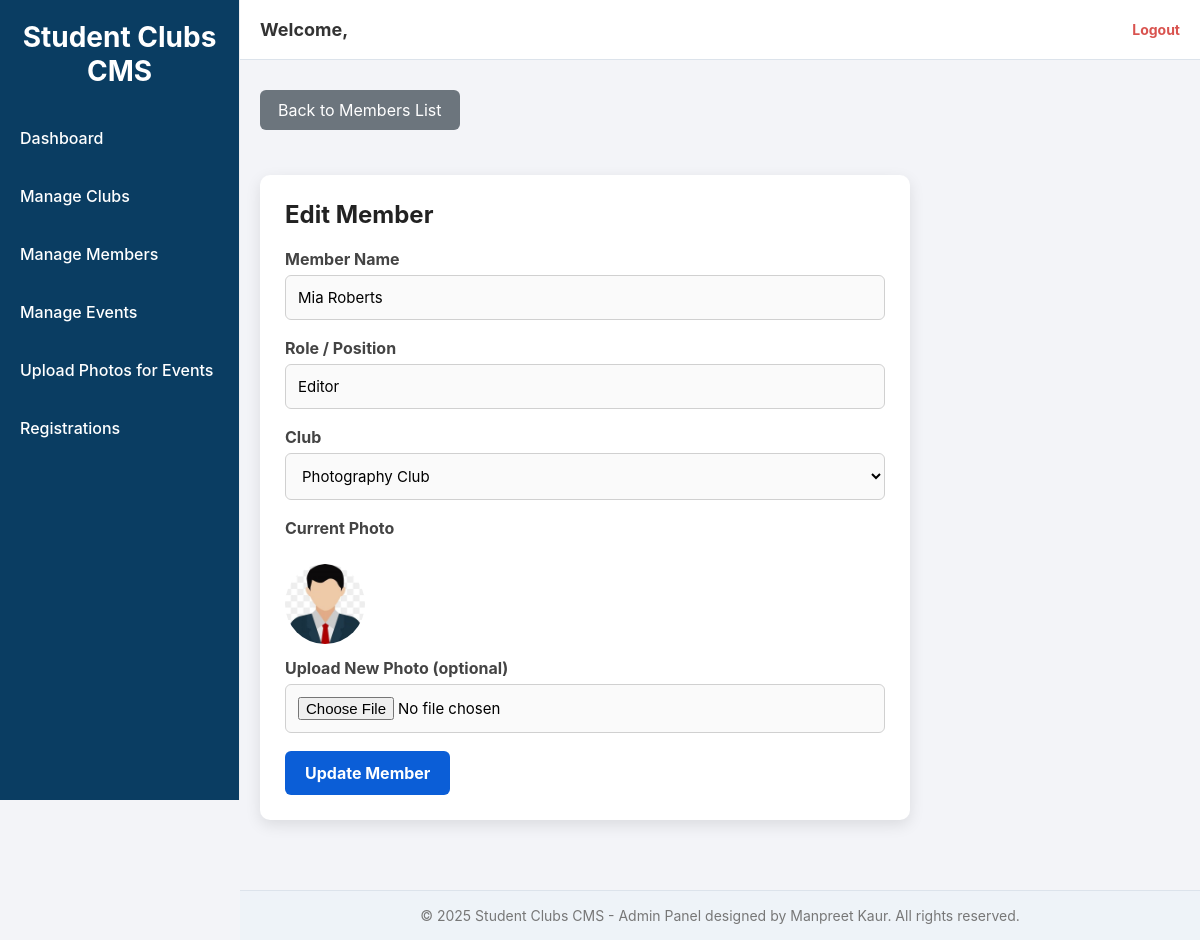
The app's page /admin/members/edit.php?id=4 with its own data.
### tables this page shows
CREATE TABLE `members` (
  `id` int(11) NOT NULL,
  `club_id` int(11) NOT NULL,
  `name` varchar(255) NOT NULL,
  `role` varchar(255) DEFAULT NULL,
  `profile_photo` varchar(255) DEFAULT NULL,
  `created_at` timestamp NOT NULL DEFAULT current_timestamp()
);

CREATE TABLE `clubs` (
  `id` int(11) NOT NULL,
  `name` varchar(255) NOT NULL,
  `description` text DEFAULT NULL,
  `logo` varchar(255) DEFAULT NULL,
  `created_at` timestamp NOT NULL DEFAULT current_timestamp()
);

### admin/members/edit.php (the view, shortened to what this page needs)
<?php
include __DIR__ . "/../reusable/header.php";
require_once __DIR__ . "/../../config/db.php";
$member_id = $_GET['id'];
$query = "SELECT * FROM members WHERE id = $member_id LIMIT 1";
$result = mysqli_query($connect, $query);
$member = mysqli_fetch_assoc($result);
$clubs_query = "SELECT id, name FROM clubs ORDER BY name ASC";
$clubs_result = mysqli_query($connect, $clubs_query);
?>
<a href="index.php" class="btn-back">Back to Members List</a>
<div class="form-box">
    <h3>Edit Member</h3>
    <form method="post" enctype="multipart/form-data">
        <label>Member Name</label>
        <input type="text" name="name" value="<?php echo $member['name']; ?>" required>
        <label>Role / Position</label>
        <input type="text" name="role" value="<?php echo $member['role']; ?>" required>
        <label>Club</label>
        <select name="club_id" required>
            <?php while ($club = mysqli_fetch_assoc($clubs_result)) { ?>
                <option value="<?php echo $club['id']; ?>"
                    <?php if ($club['id'] == $member['club_id']) echo "selected"; ?>>
                    <?php echo $club['name']; ?>
                </option>
            <?php } ?>
        </select>
        <label>Current Photo</label><br>
        <?php if ($member['profile_photo'] != "") { ?>
            <img src="../../uploads/member_photos/<?php echo $member['profile_photo']; ?>"
                width="80" height="80"
                style="object-fit:cover; border-radius:50%; margin-bottom:10px;">
        <?php } else { ?>
            <p>No photo available</p>
        <?php } ?>
        <br>
        <label>Upload New Photo (optional)</label>
        <input type="file" name="profile_photo" accept="image/*">
        <button type="submit" name="submit">Update Member</button>
    </form>
</div>
<?php include __DIR__ . "/../reusable/footer.php"; ?>

### assets/css/admin.css (style rules this page uses)
* { margin: 0; padding: 0; box-sizing: border-box; font-family: "Inter", Arial, sans-serif; }
body { background: #f3f4f8; }
a { text-decoration: none; }
.form-box { background: #ffffff; padding: 25px; border-radius: 10px; box-shadow: 0 5px 15px rgba(0,0,0,0.1); max-width: 650px; margin-top: 25px; margin-bottom: 40px; }
.form-box h3 { margin-bottom: 20px; font-size: 24px; font-weight: 700; color: #222; }
.form-box label { font-weight: bold; display: block; margin-bottom: 6px; color: #444; }
.form-box input[type="text"], .form-box input[type="file"], .form-box input[type="date"], .form-box textarea, .form-box select { width: 100%; padding: 12px; border: 1px solid #d0d0d0; border-radius: 6px; font-size: 15px; background: #fafafa; transition: 0.2s; margin-bottom: 18px; }
.form-box button { padding: 12px 20px; font-size: 16px; background: #0b5ed7; color: #fff; font-weight: bold; border: none; border-radius: 6px; cursor: pointer; transition: 0.2s; }
.btn-back { display: inline-block; padding: 10px 18px; background: #6c757d; color: #fff; text-decoration: none; border-radius: 6px; margin-bottom: 20px; }

### records on screen
members: name "Mia Roberts", role "Editor", club_id "Photography Club", profile_photo (picture)
